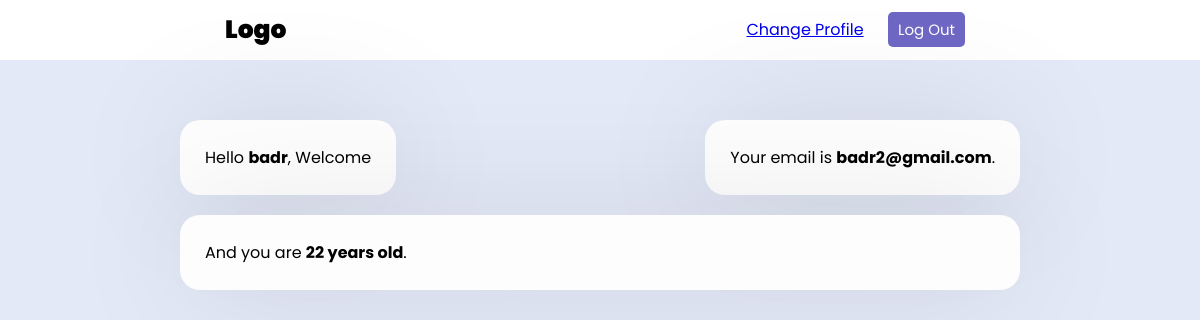
Page /index.php (signed in) on the committed database.
### tables this page shows
CREATE TABLE `users` (
  `Id` int(11) NOT NULL,
  `Username` varchar(200) DEFAULT NULL,
  `Email` varchar(200) DEFAULT NULL,
  `Age` int(11) DEFAULT NULL,
  `Password` varchar(200) DEFAULT NULL,
  `verified` tinyint(1) DEFAULT 0,
  `Token` varchar(255) DEFAULT NULL,
  `roles` int(11) NOT NULL DEFAULT 2,
  `permissions` int(11) NOT NULL DEFAULT 2
);

### index.php (the view, shortened to what this page needs)
<?php
   include("php/config.php");
?>
<!DOCTYPE html>
<html lang="en">
<head>
    <link rel="stylesheet" href="style/style.css">
</head>
<body>
  <?php
   include("php/header.php");
  ?>
    <main>
       <div class="main-box top">
          <div class="top">
            <div class="box">
                <p>Hello <b><?php echo $res_Uname ?></b>, Welcome</p>
            </div>
            <div class="box">
                <p>Your email is <b><?php echo $res_Email ?></b>.</p>
            </div>
          </div>
          <div class="bottom">
            <div class="box">
                <p>And you are <b><?php echo $res_Age ?> years old</b>.</p>
            </div>
          </div>
       </div>
    </main>
</body>
</html>

### style/style.css (style rules this page uses)
* { padding: 0; margin: 0; box-sizing: border-box; font-family: 'Poppins',sans-serif; }
body { background: #e4e9f7; }
.box { background: #fdfdfd; display: flex; flex-direction: column; padding: 25px 25px; border-radius: 20px; box-shadow: 0 0 128px 0 rgba(0,0,0,0.1), 0 32px 64px -48px rgba(0,0,0,0.5); }
main { display: flex; align-items: center; justify-content: center; margin-top: 60px; }
.main-box { display: flex; flex-direction: column; width: 70%; }
.main-box .top { display: flex; flex-direction: row; justify-content: space-between; }
.bottom { width: 100%; margin-top: 20px; }

### rows in the picture
users: Username "badr", Email "badr2@gmail.com", Age "22"
